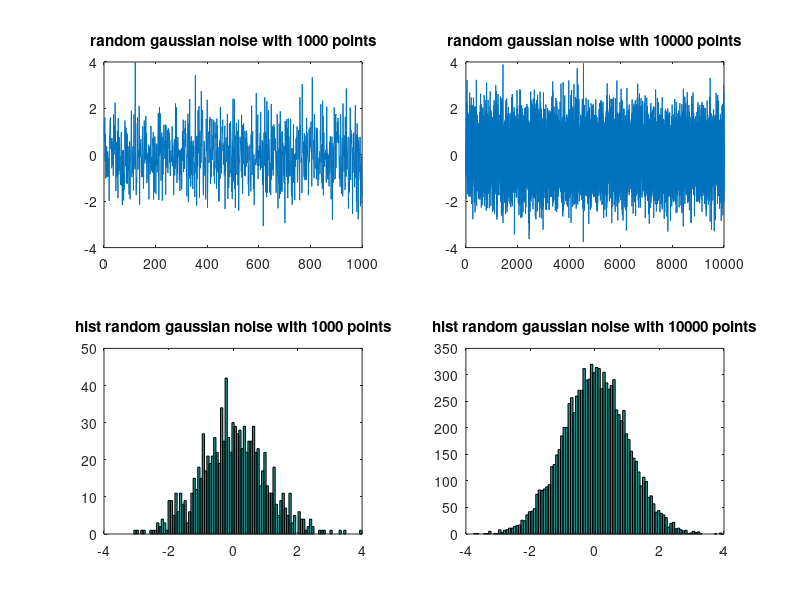
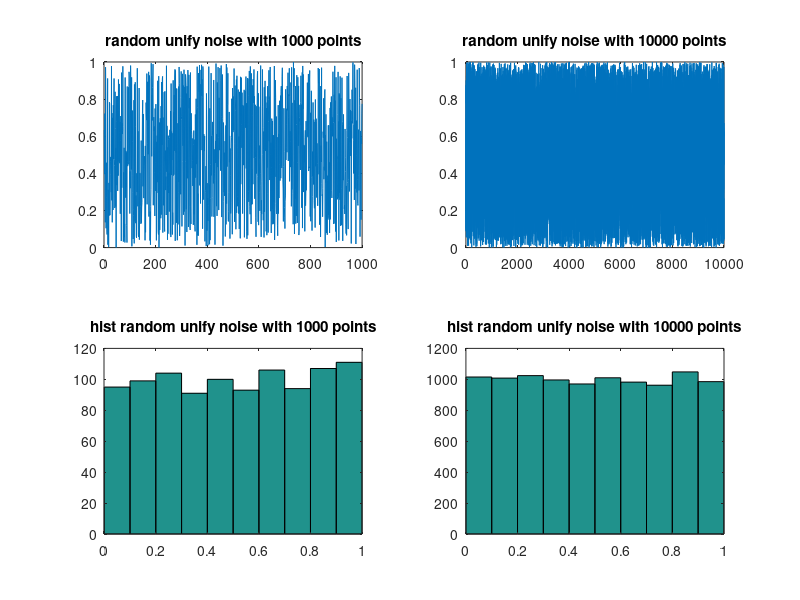
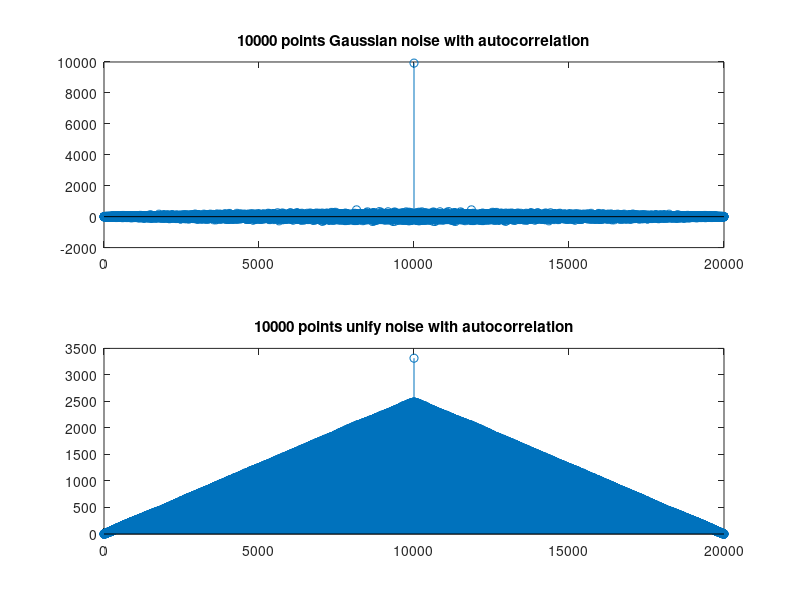
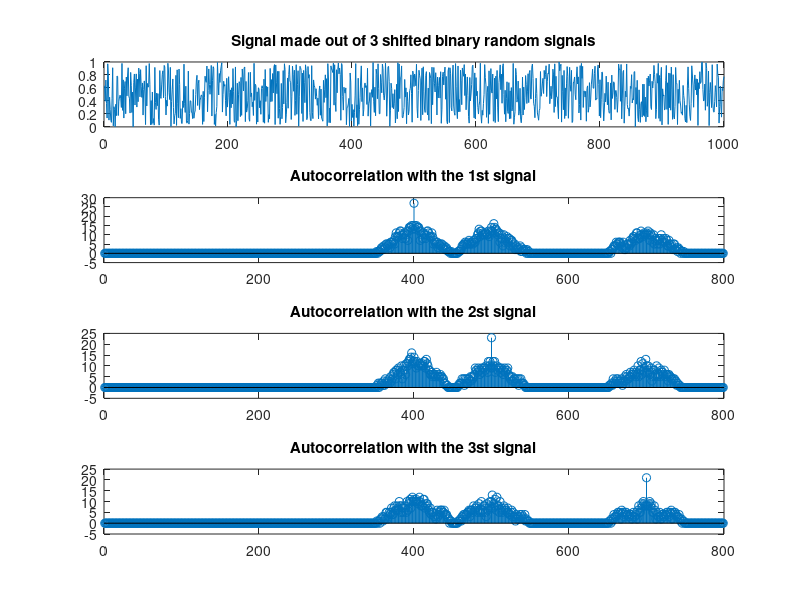

The MATLAB script that drew these images, in order:



%EXERCICE 2

%%
%2.1


gauss1000=randn([1 1000]);%fill a vector with 1000 random gaussian value

gauss10000=randn([1 10000]);%fill a vector with 10000 random gaussian value

figure
subplot(2,2,1)
plot(gauss1000);
title('random gaussian noise with 1000 points')

subplot(2,2,2)
plot(gauss10000);
title('random gaussian noise with 10000 points')

subplot(2,2,3)
hist(gauss1000,100);
title('hist random gaussian noise with 1000 points')

subplot(2,2,4)
hist(gauss10000,100);
title('hist random gaussian noise with 10000 points')




%The two plot have quite similar data, the "denser" look of 10000 is due to
%the rescalling of the data to fit it inside the plot (with 10000 the
%distance is 10 time smaller between 2 points so the graph appear 10 time
%"denser". For the histogram we can see that it draw a gaussian bell.
%However the more point we get and the more "complete" and close to a
%perfect gaussian bell our histogram will be

%%
%2.2


distrib1000=rand([1 1000]);


distrib10000=rand([1 10000]);

figure
subplot(2,2,1)
plot(distrib1000);
title('random unify noise with 1000 points')

subplot(2,2,2)
plot(distrib10000);
title('random unify noise with 10000 points')

subplot(2,2,3)
hist(distrib1000);
title('hist random unify noise with 1000 points')

subplot(2,2,4)
hist(distrib10000);
title('hist random unify noise with 10000 points')


%We can see there that the randomness is equivalently spread along all the
%value . We this distribution we have an equal chance of picking any number

%%
%2.3

figure

subplot(2,1,1)
autocor=xcorr(gauss10000); % Gaussian Noise Auto correlation
stem(autocor)
title('10000 points Gaussian noise with autocorrelation')


subplot(2,1,2)
autocor=xcorr(distrib10000); % Uniform Noise
stem(autocor)
title('10000 points unify noise with autocorrelation')


%An autocorrelation is basically a convolution by itself. Here we have two
%case :
%
%Gaussian Noise : the way that the noise is spread over the spectrum show
%us that the signal contains no patern and never match itself . This is a
%white signal.
%
% Uniform randomness: Give us a triangle shape. This shape show us that the
% signal is equally random on all the plane . It match itself the best
% without 'retard' (wich can be seens as the mean of the random
% signal).this isn t a white signal.

%%
%2.4

s1=round(rand(1,50));%creating a binary random signal
s2=round(rand(1,50));%creating a binary random signal
s3=round(rand(1,50));%creating a binary random signal

s=zeros([1,400]);%creating an empty matrix


for i = 1 : 50
    s(i)=s1(i)
    s(i+100)=s2(i)
    s(i+300)=s3(i)
end


figure
subplot(4,1,1)
plot(distrib1000);
title('Signal made out of 3 shifted binary random signals')

subplot(4,1,2)
autocor=xcorr(s,s1);
stem(autocor)
title('Autocorrelation with the 1st signal')

subplot(4,1,3)
autocor=xcorr(s,s2);
stem(autocor)
title('Autocorrelation with the 2st signal')

subplot(4,1,4)
autocor=xcorr(s,s3);
stem(autocor)
title('Autocorrelation with the 3st signal')





%%We remark that the autocorrelation make the shifting appear and even tell
%%us how much it is shifted. We can deduce that autocorrelations allow us to find hidden signal in a signal

